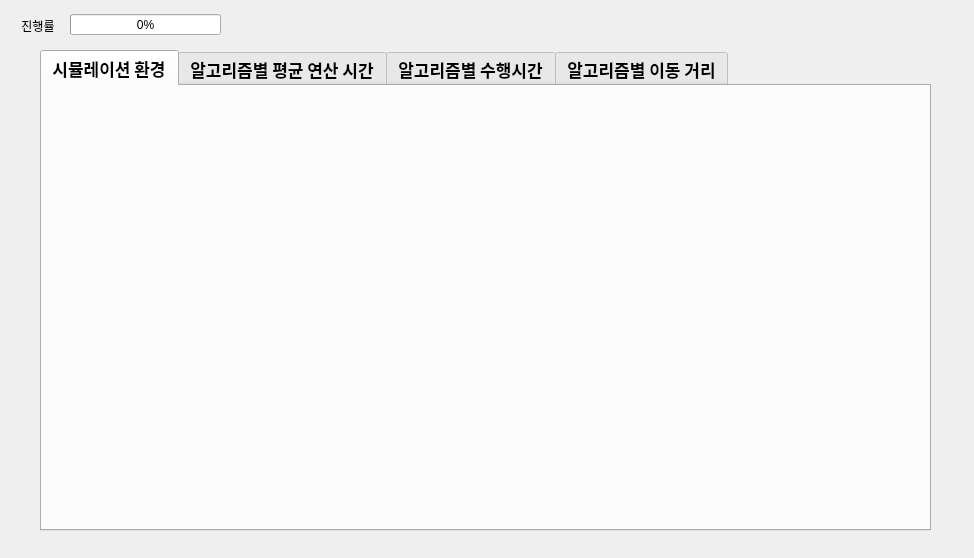
<?xml version="1.0" encoding="UTF-8"?>
<ui version="4.0">
 <class>Form</class>
 <widget class="QWidget" name="Form">
  <property name="geometry">
   <rect>
    <x>0</x>
    <y>0</y>
    <width>974</width>
    <height>558</height>
   </rect>
  </property>
  <property name="windowTitle">
   <string>결과창</string>
  </property>
  <widget class="QProgressBar" name="progressBar">
   <property name="geometry">
    <rect>
     <x>70</x>
     <y>14</y>
     <width>151</width>
     <height>21</height>
    </rect>
   </property>
   <property name="value">
    <number>0</number>
   </property>
  </widget>
  <widget class="QLabel" name="label">
   <property name="geometry">
    <rect>
     <x>10</x>
     <y>20</y>
     <width>56</width>
     <height>12</height>
    </rect>
   </property>
   <property name="text">
    <string>진행률</string>
   </property>
   <property name="alignment">
    <set>Qt::AlignCenter</set>
   </property>
  </widget>
  <widget class="QTabWidget" name="tabWidget">
   <property name="geometry">
    <rect>
     <x>40</x>
     <y>50</y>
     <width>891</width>
     <height>481</height>
    </rect>
   </property>
   <property name="font">
    <font>
     <family>맑은 고딕</family>
     <pointsize>13</pointsize>
     <weight>75</weight>
     <bold>true</bold>
    </font>
   </property>
   <property name="currentIndex">
    <number>0</number>
   </property>
   <widget class="QWidget" name="tab">
    <attribute name="title">
     <string>시뮬레이션 환경</string>
    </attribute>
   </widget>
   <widget class="QWidget" name="tab_2">
    <attribute name="title">
     <string>알고리즘별 평균 연산 시간</string>
    </attribute>
   </widget>
   <widget class="QWidget" name="tab_3">
    <attribute name="title">
     <string>알고리즘별 수행시간</string>
    </attribute>
   </widget>
   <widget class="QWidget" name="tab_4">
    <attribute name="title">
     <string>알고리즘별 이동 거리</string>
    </attribute>
   </widget>
  </widget>
 </widget>
 <resources/>
 <connections/>
</ui>
